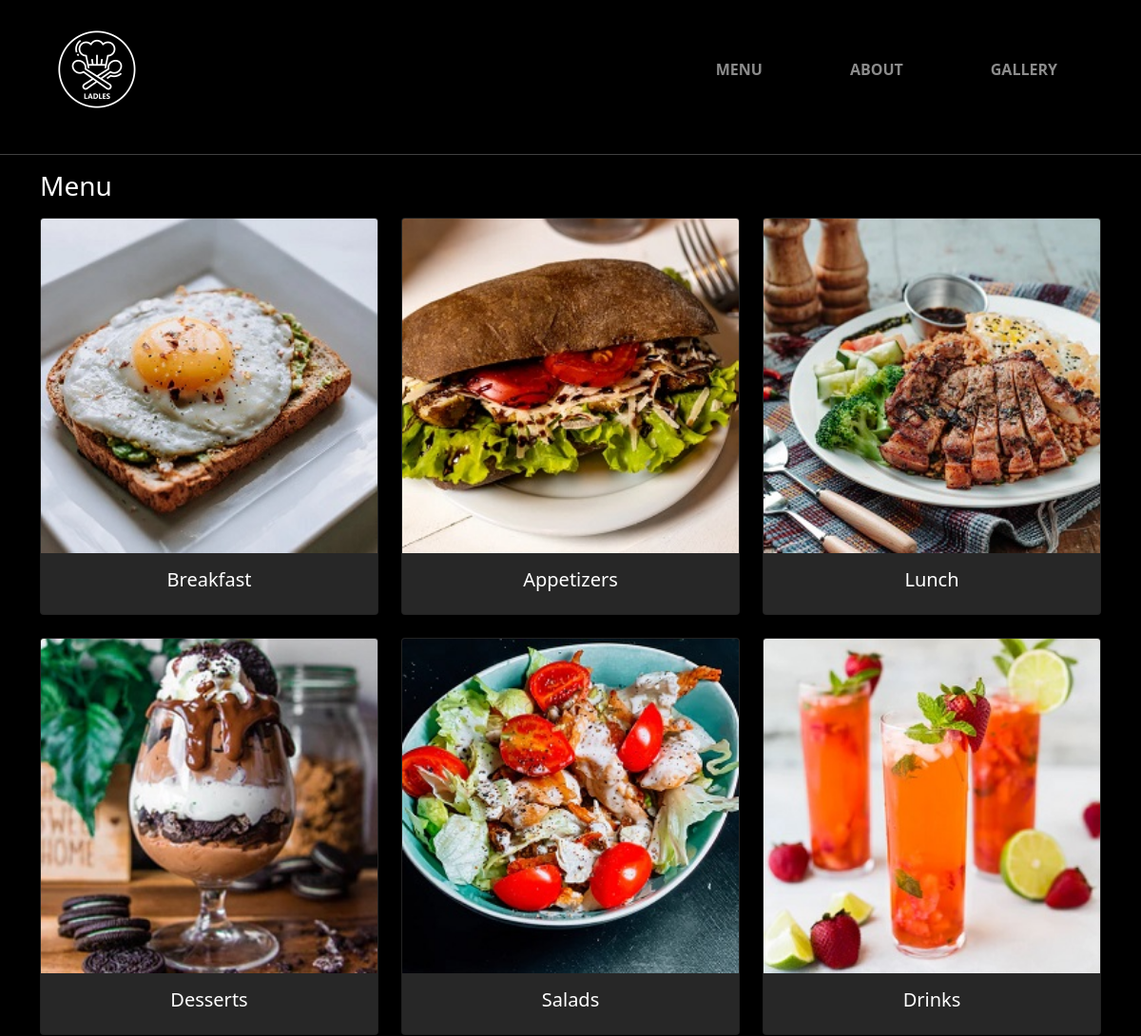
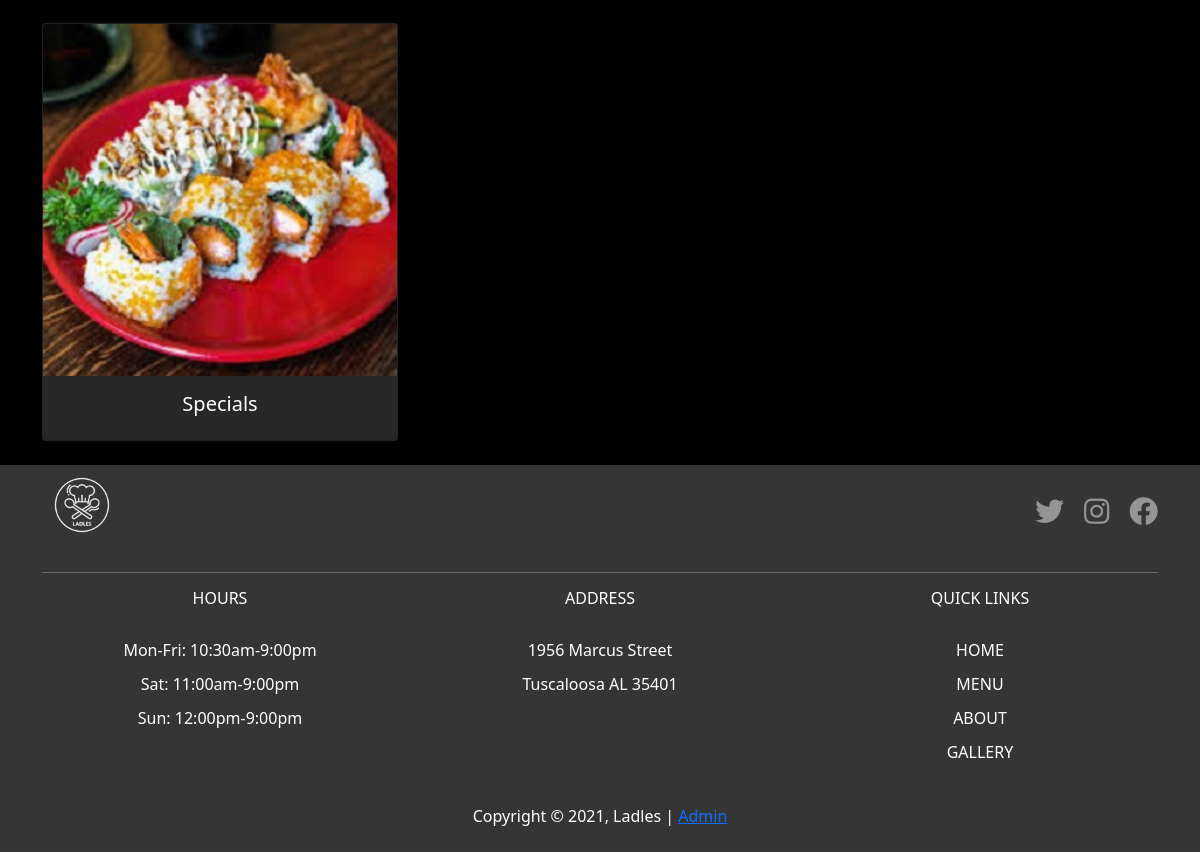
The app's page /menu/ with its own data (2 pictures, top to bottom).
### app/models.py (models this page shows, shortened)
class DishCategory(db.Model):
    id = db.Column(db.Integer, primary_key=True)
    name = db.Column(db.String(64), unique=True)
    image = db.Column(db.String(64))
    dishes = db.relationship('Dish', backref='category')

### app/routes.py (the view)
@app.route('/menu/')
def menu():
    posts = DishCategory.query.all()
    return render_template('category.html', title='Menu', posts=posts)

### app/templates/category.html (shortened to what this page needs)
{% extends "base.html" %}
{% block content %}
<div class="container text-white">
    <h3 class="pb-2">Menu</h3>
    <div class="row">
        {% for post in posts %}
        <div class="col-12 col-md-4 pb-4">
            <a href="{{ url_for('dishes', id=post.id) }}" class="card--link">
                <div class="card card--custom h-100">
                    <div class="card-image--container">
                        <img src="{{post.image}}" class="card-img-top card-image--size" alt="">
                    </div>
                    <div class="card-body">
                      <h5 class="card-title text-capitalize">{{post.name}}</h5>
                    </div>
                  </div>
            </a>
        </div>
        {% endfor %}
    </div>
</div>
{% endblock %}

### app/templates/base.html (shortened to what this page needs)
<!DOCTYPE html>
<html lang="en">
<head>
    <link rel="stylesheet" href="https://unpkg.com/leaflet@1.7.1/dist/leaflet.css"
/>
    <link href="https://cdn.jsdelivr.net/npm/bootstrap@5.0.2/dist/css/bootstrap.min.css" rel="stylesheet">
    <link rel="stylesheet" href="https://cdnjs.cloudflare.com/ajax/libs/font-awesome/5.15.4/css/all.min.css" />
    <link rel="stylesheet" href="{{ url_for('static', filename='css/styles.css') }}">
</head>
<body class="body-background--black">
    <nav class="navbar navbar-expand-lg navbar-dark">
        <div class="container">
            <a class="navbar-brand mt-2 mt-lg-0" href="/">
                <img src="{{ url_for('static', filename='images/logo.svg') }}" alt="" loading="lazy" height="120">
              </a>
          <div class="collapse navbar-collapse" id="navbarSupportedContent">
            <form class="d-flex">
              <ul class="navbar-nav w-100 navbar-li--links">
                <li class="nav-item navbar-button--padding">
                    <a href="{{ url_for('menu') }}" class="navbar-a--text">MENU</a>
                </li>
                <li class="nav-item navbar-button--padding">
                    <a href="{{ url_for('aboutus') }}" class="navbar-a--text">ABOUT</a>
                </li>
                <li class="nav-item navbar-button--padding">
                    <a href="{{ url_for('gallery') }}" class="navbar-a--text">GALLERY</a>
                </li>
              </ul>
            </form>
          </div>
        </div>
      </nav>
      <hr style="color: #fff;">
    {% block content %} {% endblock %}
    <footer class="footer">
        <div class="container-lg">
            <div class="row">
                <div class="col-12 col-md-6 footer--position footer--position-left">
                    <a class="" href="/">
                        <img src="{{ url_for('static', filename='images/logo.svg') }}" alt="" loading="lazy" height="80">
                      </a>
                </div>
                <div class="col col-md footer--position footer--position-right">
                    <span class="d-flex justify-content-center justify-content-md-end py-md-4">
                        <span class="icons-span--color">
                            <a href="#">
                                <span class="fab fa-twitter"></span>
                            </a>
                        </span>
                        <span class="icons-span--color">
                            <a href="#">
                                <span class="fab fa-instagram"></span>
                            </a>
                        </span>
                        <span class="icons-span--color">
                            <a href="#">
                                <span class="fab fa-facebook"></span>
                            </a>
                        </span>
                    </span>
                </div>
            </div>
            <hr>
            <div class="row">
                <div class="col-12 col-md-4 footer--mobile-spacing">
                    <h6>HOURS</h6>
                    <ul>
                        <li>Mon-Fri: 10:30am-9:00pm</li>
                        <li>Sat: 11:00am-9:00pm</li>
                        <li>Sun: 12:00pm-9:00pm</li>
                    </ul>
                </div>
                <div class="col-12 col-md-4 footer--mobile-spacing">
                    <h6>ADDRESS</h6>
                    <ul>
                        <li><span>1956 Marcus Street</span></li>
                        <li><span>Tuscaloosa AL 35401</span></li>
                    </ul>
                </div>
                <div class="col-12 col-md-4 footer--mobile-spacing">
                    <h6>QUICK LINKS</h6>
                    <ul>
                        <li><a href="/" class="footer-li--a">HOME</a></li>
                        <li><a href="{{ url_for('menu') }}" class="footer-li--a">MENU</a></li>
                        <li><a href="{{ url_for('aboutus') }}" class="footer-li--a">ABOUT</a></li>
                        <li><a href="{{ url_for('gallery') }}" class="footer-li--a">GALLERY</a></li>
                    </ul>
                </div>
            </div>
        </div>
        <div class="text-center py-4">
            Copyright &copy; <span class="js-current-year"></span>, Ladles | <a href="{{ url_for('login') }}">Admin</a>
        </div>
    </footer>
</body>
</html>

### app/static/css/styles.css (style rules this page uses)
.body-background--black { background: black; }
.navbar-button--padding { padding-left: 30px; padding-right: 30px; }
.navbar-li--links { text-align: center; }
.navbar-a--text { font-weight: bold; display: block; padding: .5rem 1rem; text-decoration: none; color: rgba(255,255,255,.55); }
.icons-span--color { font-size: 1.8rem; padding-left: 20px; }
.icons-span--color > a { color: rgb(148, 148, 148); }
.footer { background-color: #353535; color: #fff; }
.footer--position { text-align: center; }
footer ul { list-style-type: none; padding-left: 0; }
footer li, footer h6 { text-align: center; }
footer h6 { margin-bottom: 10px; }
footer li { margin-bottom: 10px; }
.footer-li--a { color: #fff; text-decoration: none; }
.footer--mobile-spacing { padding-bottom: 30px; }
.card--custom { width: 100%; background-color: #272727; color: white; text-align: center; }
.card-image--container { overflow: hidden; }
.card-image--container img { transition: transform .5s ease; }
.card--link { color: #fff; text-decoration: none; }
.card-image--size { width: 100%; height: 22rem; }
@media (min-width: 768px) { .footer--position-right { text-align: left; } }
@media (min-width: 768px) { .footer--position-left { text-align: left; } }
@media (min-width: 768px) { footer h6 { margin-bottom: 30px; } }
@media (min-width: 768px) { .footer--mobile-spacing { padding-bottom: 0; } }

### records on screen
DishCategory: image (picture), name "Breakfast"
DishCategory: image (picture), name "Appetizers"
DishCategory: image (picture), name "Lunch"
DishCategory: image (picture), name "Desserts"
DishCategory: image (picture), name "Salads"
DishCategory: image (picture), name "Drinks"
DishCategory: image (picture), name "Specials"
